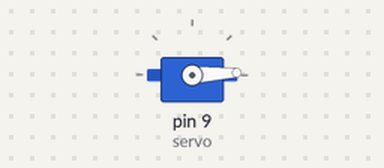
Bench run of a sketch on a simulated Arduino Mega 2560, built with avr-gcc and run on an emulated ATmega2560. On the bench: servo. What the sketch prints to the serial monitor is not drawn.

Above: at 0.05 s.
At 0.9 s:
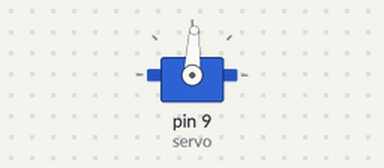
At 1.8 s:
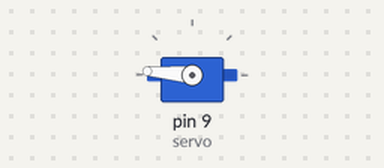
At 3.55 s:
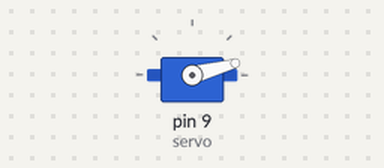
Timing chart, 0 to 8.5 s (numbered marks = the images above):
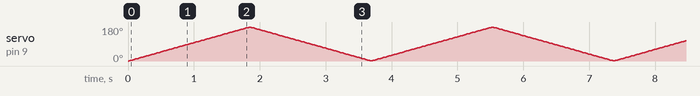

The sketch:

sketch_oct24a.ino
```cpp
#include <Servo.h>
#include <Keypad.h>

//Setting Keypad configs
const byte ROWS = 4; //four rows
const byte COLS = 4; //four columns
char keys[ROWS][COLS] = {
  {'7','8','9','/'},
  {'4','5','6','*'},
  {'1','2','3','-'},
  {'O','0','=','+'}
};
byte rowPins[ROWS] = {23, 25, 27, 29}; //connect to the row pinouts of the keypad
byte colPins[COLS] = {31,33, 35,37}; //connect to the column pinouts of the keypad

Keypad keypad = Keypad( makeKeymap(keys), rowPins, colPins, ROWS, COLS );
//Servo
Servo servo;  // create servo object to control a servo

int potpin = 0;  // analog pin used to connect the potentiometer
int val;    // variable to read the value from the analog pin

void setup() {
  servo.attach(9,1000,2000);  // attaches the servo on pin 9 to the servo object
//  servo.attach(9);  // attaches the servo on pin 9 to the servo object
  Serial.begin(9600);
}
void rotate0to180(){
  static int degree = 0;
  static int sign = 1;

  servo.write(degree);
  degree = degree + sign;
  if(degree == 180 || degree == 0)
    sign *= -1;

  Serial.println(degree);
  delay(10);
}
bool isKeyNumber(char key){
  int keyAsciiCode = (int)key;
  return keyAsciiCode >= (int)'0' && keyAsciiCode <= (int)'9';
}
void handleRotateByKeypad(){
  char key = keypad.getKey();
  static String number = "";
  if (key){
    if(isKeyNumber(key)){
        number += key;
    }
    else if(key == '='){

      int value = map(number.toInt(), 0, 180,-90,90);
      Serial.print(number + " => ");
      Serial.println(value);
      servo.write(number.toInt());
      number = "";
    }
  }
}
void handleRotateByTerminal(){
    int data = Serial.read();
    static int number = 0;
    if(data == (int)'=')
    {
        Serial.println("\n Degree:");
        Serial.println(number);
        servo.write(number);
        number = 0;
    }else if(isKeyNumber((char)data)){
        number = number*10 + (data - (int)'0');
        Serial.print((char)data);
    }
}
void handleRotateByPotentiometer(){
    Serial.print("Potentiometer: ");
    val = analogRead(A0);            // reads the value of the potentiometer (value between 0 and 1023)
    val = map(val, 0, 1023, 0, 180);     // scale it to use it with the servo (value between 0 and 180)
    Serial.println(val);
    servo.write(val);
    delay(1000);
}
void loop() {
  rotate0to180();
//  handleRotateByKeypad();
//  handleRotateByTerminal();
//  handleRotateByPotentiometer();
}
```
